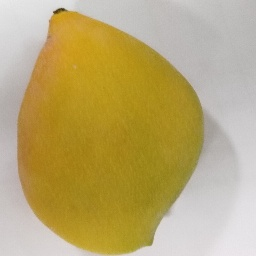
#> input picture dataset/nivel_0/He107.jpg, 256 x 256 px; its folder holds only this picture in this run
$ python preprocess_dataset.py
#> lines starting #> are read from the running program, lines starting #| are printed output that depends on the picture
import cv2
import os
import shutil
import numpy as np
from concurrent.futures import ThreadPoolExecutor

SOURCE_DIR = 'dataset'
TARGET_DIR = 'dataset_gray'

def process_image(file_info):
    src_path, dest_path = file_info

    try:
        # Leer imagen
        img = cv2.imread(src_path)
        if img is None:
            return

        # 1. Convertir a Escala de Grises
        gray = cv2.cvtColor(img, cv2.COLOR_BGR2GRAY)

        # 2. Aplicar CLAHE (Contrast Limited Adaptive Histogram Equalization)
        # Esto resalta las manchas (antracnosis) y mejora la textura local
        clahe = cv2.createCLAHE(clipLimit=2.0, tileGridSize=(8,8))
        enhanced = clahe.apply(gray)

        # 3. Convertir de nuevo a BGR (3 canales) para que sea compatible con EfficientNet
        # Aunque sea gris, el modelo espera 3 canales de entrada.
        # Al replicar el canal, la imagen se ve gris pero tiene la forma (H, W, 3)
        final_img = cv2.cvtColor(enhanced, cv2.COLOR_GRAY2BGR)

        # Guardar
        cv2.imwrite(dest_path, final_img)

    except Exception as e:
        print(f"Error procesando {src_path}: {e}")

def main():
    if os.path.exists(TARGET_DIR):
        print(f"Eliminando directorio existente {TARGET_DIR}...")
        shutil.rmtree(TARGET_DIR)

    print(f"Copiando estructura de directorios de {SOURCE_DIR} a {TARGET_DIR}...")
    shutil.copytree(SOURCE_DIR, TARGET_DIR, ignore=shutil.ignore_patterns('*.*')) # Solo carpetas

    files_to_process = []

    # Recorrer directorios y preparar lista de archivos
    for root, dirs, files in os.walk(SOURCE_DIR):
        for file in files:
            if file.lower().endswith(('.png', '.jpg', '.jpeg', '.bmp')):
                src_path = os.path.join(root, file)

                # Construir ruta de destino manteniendo estructura
                rel_path = os.path.relpath(root, SOURCE_DIR)
                dest_folder = os.path.join(TARGET_DIR, rel_path)

                if not os.path.exists(dest_folder):
                    os.makedirs(dest_folder)

                dest_path = os.path.join(dest_folder, file)
                files_to_process.append((src_path, dest_path))

    print(f"Procesando {len(files_to_process)} imágenes (Grayscale + CLAHE)...")

    # Procesamiento en paralelo para mayor velocidad
    with ThreadPoolExecutor() as executor:
        executor.map(process_image, files_to_process)
#> in process_image, img is the input picture: shape (256, 256, 3); mean B, G, R 113.7, 168.1, 186.2
#> in process_image, `gray = cv2.cvtColor(img, cv2.COLOR_BGR2GRAY)`:
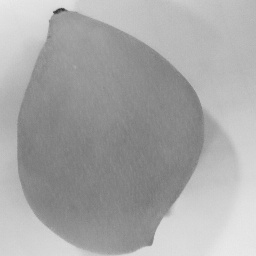
#> gray: shape (256, 256); min 43, max 235, mean 167.4
#> in process_image, `enhanced = clahe.apply(gray)`:
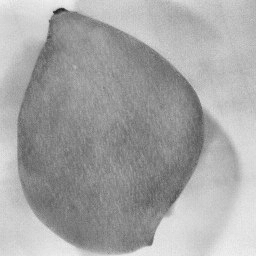
#> enhanced: shape (256, 256); min 30, max 240, mean 165.2
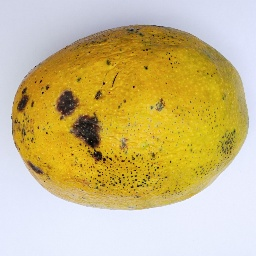
#> input picture dataset/nivel_1/An1.jpg, 256 x 256 px
#> in process_image, img is the input picture: shape (256, 256, 3); mean B, G, R 133.7, 187.4, 204.4
#> in process_image (call 2), `gray = cv2.cvtColor(img, cv2.COLOR_BGR2GRAY)`:
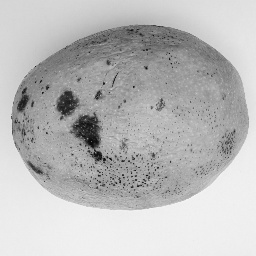
#> gray: shape (256, 256); min 9, max 246, mean 186.4
#> in process_image (call 2), `enhanced = clahe.apply(gray)`:
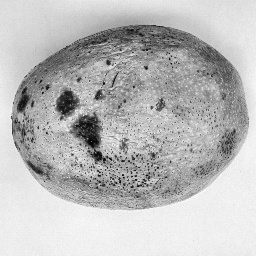
#> enhanced: shape (256, 256); min 3, max 250, mean 186.8

    print("¡Preprocesamiento completado!")

if __name__ == "__main__":
    main()
